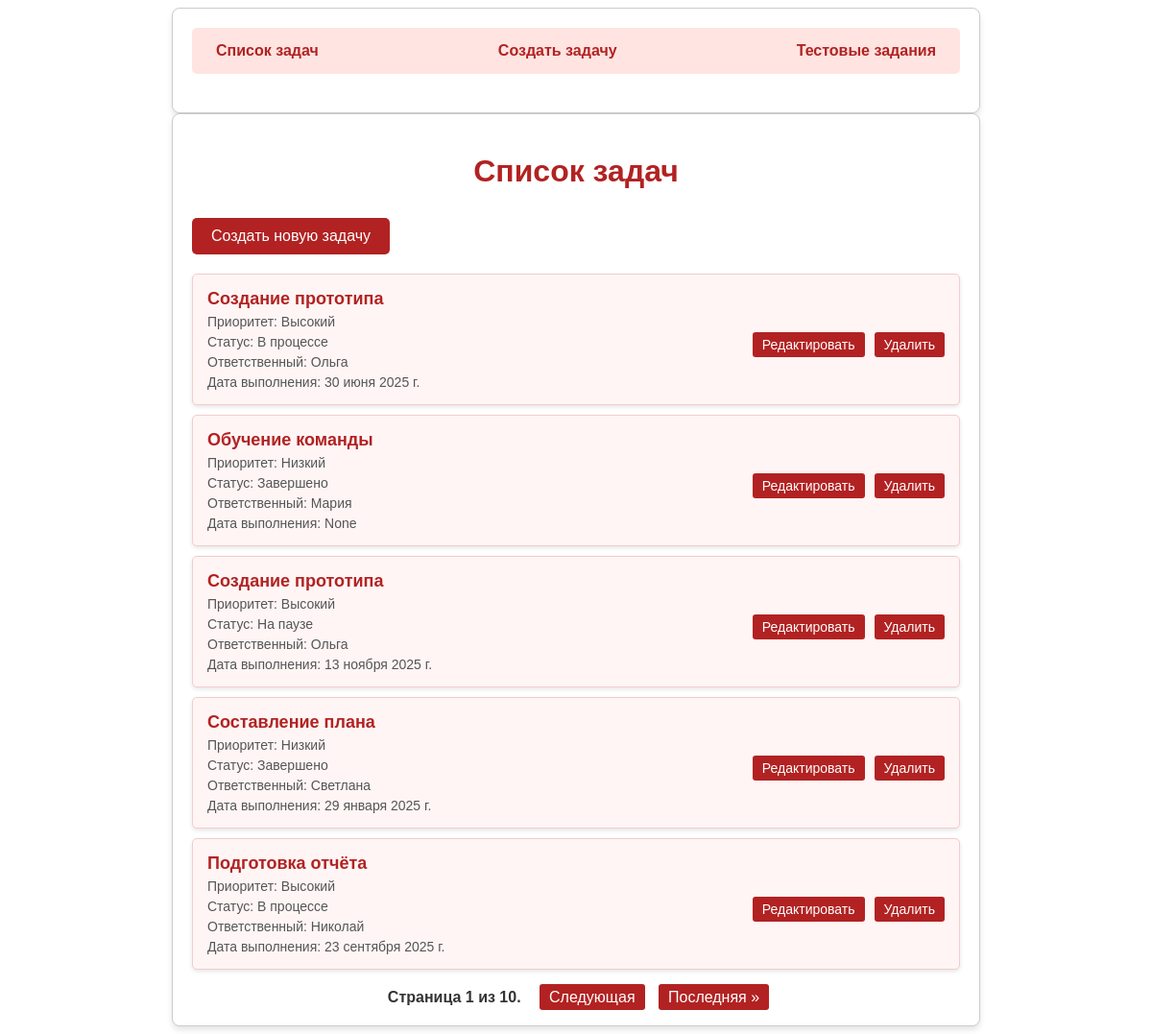
The page / on the database its author committed.
### tasks/models.py (models this page shows, shortened)
class Task(models.Model):
    PRIORITY_CHOICES = [
        ('low', 'Низкий'),
        ('medium', 'Средний'),
        ('high', 'Высокий'),
    ]
    STATUS_CHOICES = [
        ('pending', 'Ожидает'),
        ('in_progress', 'В процессе'),
        ('completed', 'Завершено'),
        ('on_hold', 'На паузе'),
    ]
    title = models.CharField('Заголовок задачи', max_length=200)
    description = models.TextField('Описание задачи')
    priority = models.CharField('Приоритет', max_length=10, choices=PRIORITY_CHOICES, default='medium')
    due_date = models.DateField('Дата выполнения', null=True, blank=True)
    status = models.CharField('Статус', max_length=20, choices=STATUS_CHOICES, default='pending')
    assigned_to = models.CharField('Ответственный', max_length=100, blank=True, null=True)
    completed = models.BooleanField('Завершена', default=False)

### tasks/views.py (the view)
# urls.py: path('', views.task_list, name='task_list'),
def task_list(request):
    task_list = Task.objects.all()  # Получаем все задачи
    paginator = Paginator(task_list, 5)  # Показывать 5 задач на странице
    page_number = request.GET.get('page')  # Получаем номер страницы из GET-запроса
    tasks = paginator.get_page(page_number)  # Получаем задачи для текущей страницы
    return render(request, 'tasks/task_list.html', {'tasks': tasks})

### tasks/templates/tasks/task_list.html (shortened to what this page needs)
<!DOCTYPE html>
<html lang="ru">
<head>
    <title>{% load i18n %}{% trans "Список задач" %}</title>
    {% load static %}
    <link rel="stylesheet" href="{% static 'tasks/styles.css' %}">
</head>
<body>
    <div class="container">
        <nav class="navbar">
            <a href="{% url 'task_list' %}" class="nav-link">{% trans "Список задач" %}</a>
            <a href="{% url 'task_create' %}" class="nav-link">{% trans "Создать задачу" %}</a>
            <a href="{% url 'test_tasks' %}" class="nav-link">{% trans "Тестовые задания" %}</a>
        </nav>
    </div>
    <div class="container">
        <h1>{% trans "Список задач" %}</h1>
        <a href="{% url 'task_create' %}" class="btn">{% trans "Создать новую задачу" %}</a>
        <ul class="task-list">
            {% for task in tasks %}
                <li class="task-item">
                    <div class="task-content">
                        <a href="{% url 'task_detail' task.pk %}" class="task-title-link">
                            <span class="task-title">{{ task.title }}</span>
                        </a>
                        <span class="task-priority">{% trans "Приоритет" %}: {{ task.get_priority_display }}</span>
                        <span class="task-status">{% trans "Статус" %}: {{ task.get_status_display }}</span>
                        <span class="task-assigned">{% trans "Ответственный" %}: {{ task.assigned_to }}</span>
                        <span class="task-due-date">{% trans "Дата выполнения" %}: {{ task.due_date }}</span>
                    </div>
                    <a href="{% url 'task_edit' task.pk %}" class="btn">{% trans "Редактировать" %}</a>
                    <a href="{% url 'task_delete' task.pk %}" class="btn">{% trans "Удалить" %}</a>
                </li>
            {% endfor %}
        </ul>
        <div class="pagination">
            <span class="step-links">
                <span class="current">
                    {% trans "Страница" %} {{ tasks.number }} {% trans "из" %} {{ tasks.paginator.num_pages }}.
                </span>
                {% if tasks.has_next %}
                    <a href="?page={{ tasks.next_page_number }}">{% trans "Следующая" %}</a>
                    <a href="?page={{ tasks.paginator.num_pages }}">{% trans "Последняя" %} &raquo;</a>
                {% endif %}
            </span>
        </div>
    </div>
</body>
</html>

### tasks/static/tasks/styles.css (style rules this page uses)
.container { max-width: 800px; margin: 0 auto; padding: 20px; background-color: #fff; border: 1px solid #ccc; border-radius: 8px; box-shadow: 0 4px 6px rgba(0, 0, 0, 0.1); font-family: Arial, sans-serif; color: #333; }
h1, h2 { color: #b22222; margin-bottom: 20px; }
.navbar { display: flex; justify-content: space-between; margin-bottom: 20px; background-color: #ffe4e1; padding: 10px 15px; border-radius: 5px; }
.nav-link { text-decoration: none; color: #b22222; font-weight: bold; padding: 5px 10px; border-radius: 3px; transition: background-color 0.3s, color 0.3s; }
.btn { display: inline-block; padding: 10px 20px; background-color: #b22222; color: #fff; text-decoration: none; border: none; border-radius: 5px; font-size: 14px; text-align: center; cursor: pointer; transition: background-color 0.3s; }
a.btn { display: inline-block; margin-top: 10px; padding: 10px 20px; background-color: #b22222; color: #fff; text-decoration: none; border-radius: 5px; font-size: 16px; transition: background-color 0.3s; }
h1 { color: #b22222; text-align: center; margin-bottom: 20px; }
.task-list { list-style: none; padding: 0; margin: 20px 0; }
.task-item { display: flex; justify-content: space-between; align-items: center; padding: 15px; margin-bottom: 10px; background-color: #fff5f5; border: 1px solid #f4cccc; border-radius: 5px; box-shadow: 0 2px 4px rgba(0, 0, 0, 0.1); transition: transform 0.2s, box-shadow 0.2s; }
.task-content { display: flex; flex-direction: column; gap: 5px; flex: 1; }
.task-title { font-weight: bold; font-size: 18px; color: #b22222; margin-bottom: 5px; }
.task-priority, .task-status, .task-assigned, .task-due-date { font-size: 14px; color: #555; }
.task-item .btn { margin-left: 10px; padding: 5px 10px; font-size: 14px; border-radius: 3px; background-color: #b22222; color: #fff; text-decoration: none; transition: background-color 0.3s; }
.pagination { display: flex; justify-content: center; margin-top: 20px; }
.step-links a { margin: 0 5px; padding: 5px 10px; text-decoration: none; background-color: #b22222; color: #fff; border-radius: 3px; transition: background-color 0.3s; }
.step-links .current { padding: 5px 10px; font-weight: bold; color: #333; }
.task-title-link { text-decoration: none; color: #b22222; font-weight: bold; transition: color 0.3s; }

### rows shown on the page
Task: title "Создание прототипа", priority "Высокий", status "В процессе", assigned_to "Ольга", due_date "30 июня 2025 г."
Task: title "Обучение команды", priority "Низкий", status "Завершено", assigned_to "Мария", due_date "None"
Task: title "Создание прототипа", priority "Высокий", status "На паузе", assigned_to "Ольга", due_date "13 ноября 2025 г."
Task: title "Составление плана", priority "Низкий", status "Завершено", assigned_to "Светлана", due_date "29 января 2025 г."
Task: title "Подготовка отчёта", priority "Высокий", status "В процессе", assigned_to "Николай", due_date "23 сентября 2025 г."

### other values the page prints
{{ tasks.number }} "1"
{{ tasks.paginator.num_pages }} "10"
